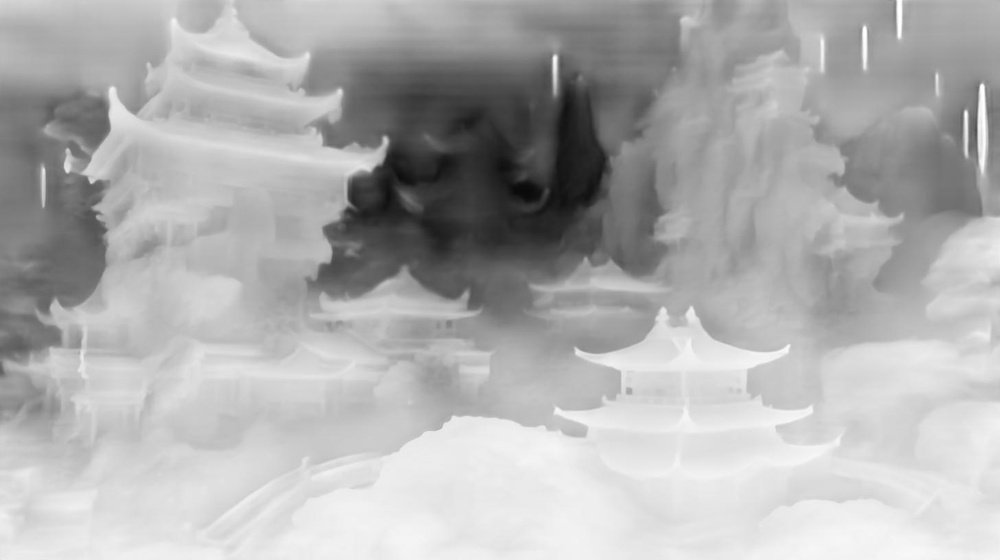
#> input picture src/depthmap.jpg, 1000 x 560 px, shrunk from 1456 x 816 before the run
$ python auto_test.py
#> lines starting #> are read from the running program, lines starting #| are printed output that depends on the picture
import sys, random, argparse
from PIL import Image, ImageDraw


def createRandomPixel(dims):#Fill a usable Pixel image with pixels, and then offset the pixels based on depthmap to achieve the effect of magic eye
    img = Image.new('RGB', dims)
    draw = ImageDraw.Draw(img)
    r = int(min(*dims)/100)
    #print("r:", r)
    n = 1000
    for i in range(n):
        x, y = random.randint(r, dims[0]-r), random.randint(r, dims[1]-r)
        fill = (random.randint(0, 255), random.randint(0, 255),
                random.randint(0, 255))
        draw.ellipse((x-r, y-r, x+r, y+r), fill)

    return img

def createPixelImage(tile, dims):#Expanding pixel images to the size of depth maps
    img = Image.new('RGB', dims)
    W, H = dims
    w, h = tile.size
    cols = int(W/w) + 1
    rows = int(H/h) + 1
    for i in range(rows):
        for j in range(cols):
            img.paste(tile, (j*w, i*h))

    return img


def createAutostereogram(dmap):#Move pixels based on depthmap to simulate spatial changes in depthmap
    if dmap.mode != 'L':
        dmap = dmap.convert('L')
    pixel = createRandomPixel((100, 100))#Randomly create a new pixel file
    img = createPixelImage(pixel, dmap.size)#Expand the size of pixel files to depthmap
    sImg = img.copy()
    pixD = dmap.load()
    pixS = sImg.load()
    cols, rows = sImg.size
    for j in range(rows):
        for i in range(cols):
            xshift = pixD[i, j]/10#Xshift is the degree of pixel offset at position (i, j), and the greater the depth at a position in the depth map, the greater the xshift
            xpos = i - pixel.size[0] + xshift
            if xpos > 0 and xpos < cols:
                pixS[i, j] = pixS[xpos, j]
    return sImg


def main():
    parser = argparse.ArgumentParser(description="test")
    parser.add_argument('--depth', dest='dmFile', required=False, default="depthmap.jpg")
    args = parser.parse_args()
    outFile = 'as.png'
    dmImg = Image.open(args.dmFile)
#> dmImg is the input picture: PIL image 1000x560 RGB; min 9, max 255, mean 175
    asImg = createAutostereogram(dmImg)
#> in createRandomPixel, `img = Image.new('RGB', dims)`: img: PIL image 100x100 RGB; every value is 0
#> in createAutostereogram, `pixel = createRandomPixel((100, 100))#Randomly create a new pixel file`:
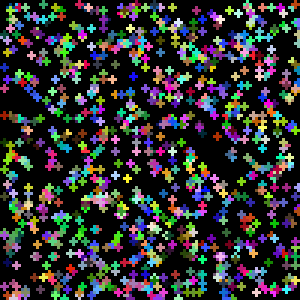
#> pixel: PIL image 100x100 RGB (shown 3 times larger); mean R, G, B 48.5, 49.1, 49.6
#> in createPixelImage, `img = Image.new('RGB', dims)`: img: PIL image 1000x560 RGB; every value is 0
#> after the loop in createPixelImage, `for i in range(rows):`:
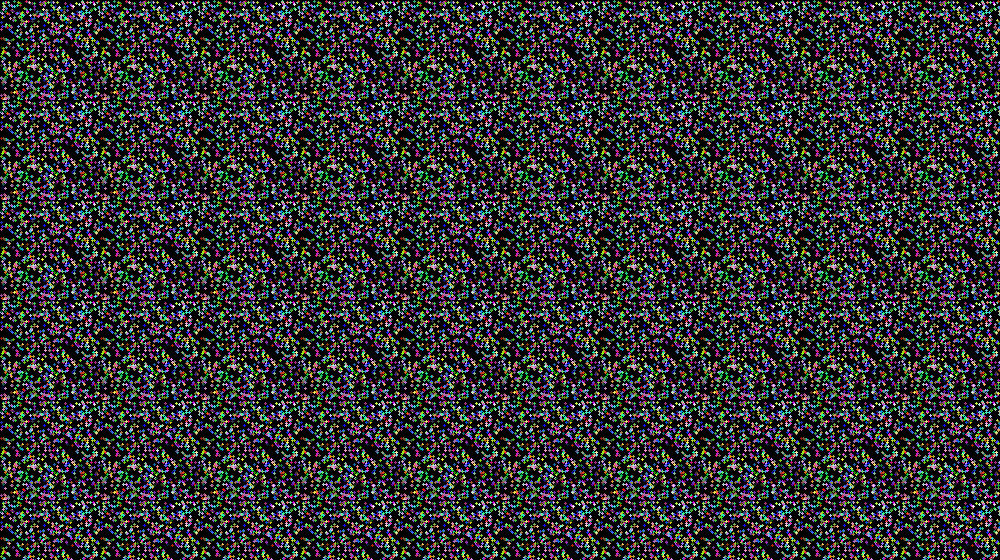
#> img: PIL image 1000x560 RGB; mean R, G, B 48.4, 49, 49.5
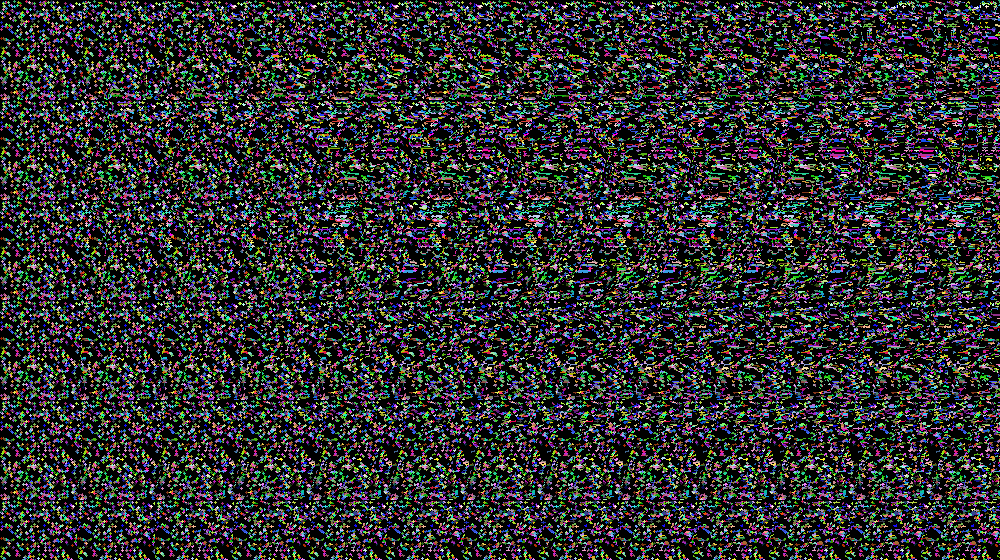
#> asImg: PIL image 1000x560 RGB; mean R, G, B 48.2, 48.9, 49.8
    asImg.save(outFile)


if __name__ == '__main__':

    main()

$ run again, with src/origin.jpg copied over src/depthmap.jpg
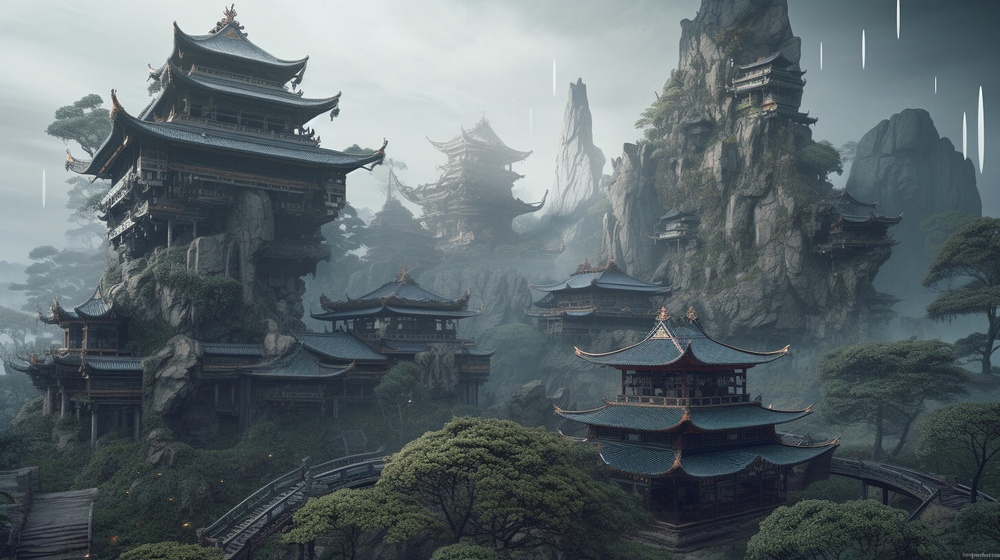
#> input picture src/origin.jpg, 1000 x 560 px, shrunk from 1456 x 816 before the run
#> in main, dmImg is the input picture: PIL image 1000x560 RGB; mean R, G, B 92, 103, 107.3
#> in main, `asImg = createAutostereogram(dmImg)`:
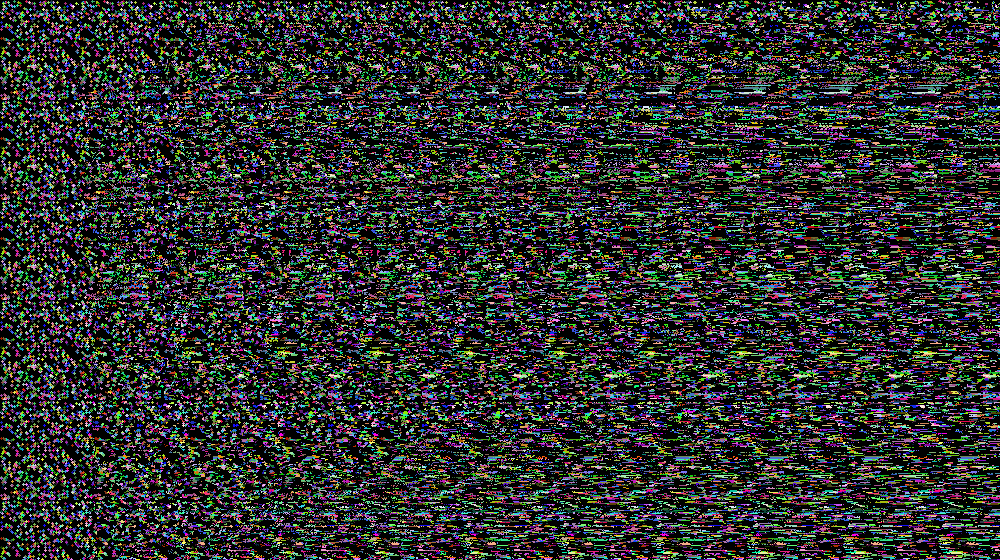
#> asImg: PIL image 1000x560 RGB; mean R, G, B 47.8, 49.4, 48.7
